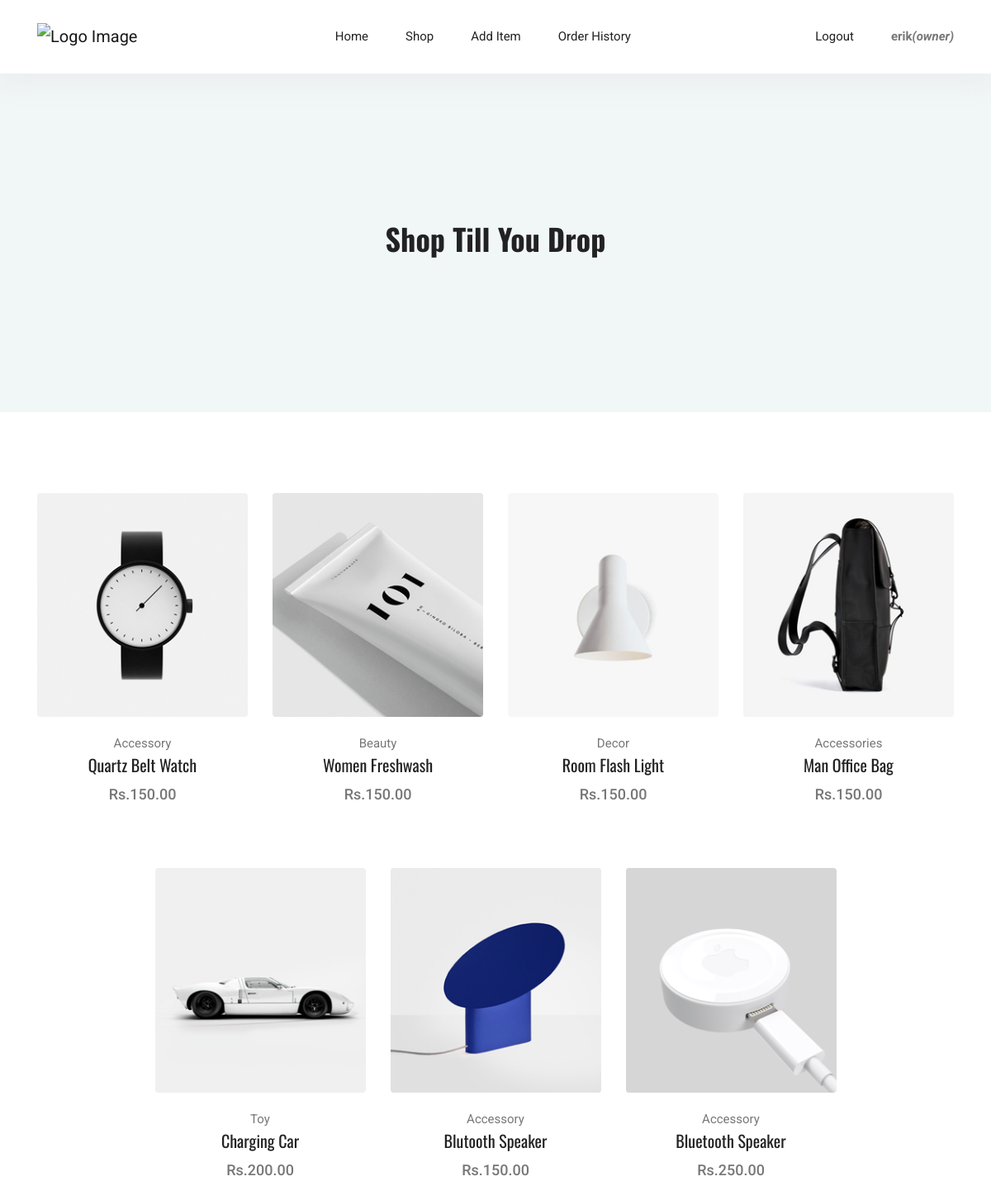
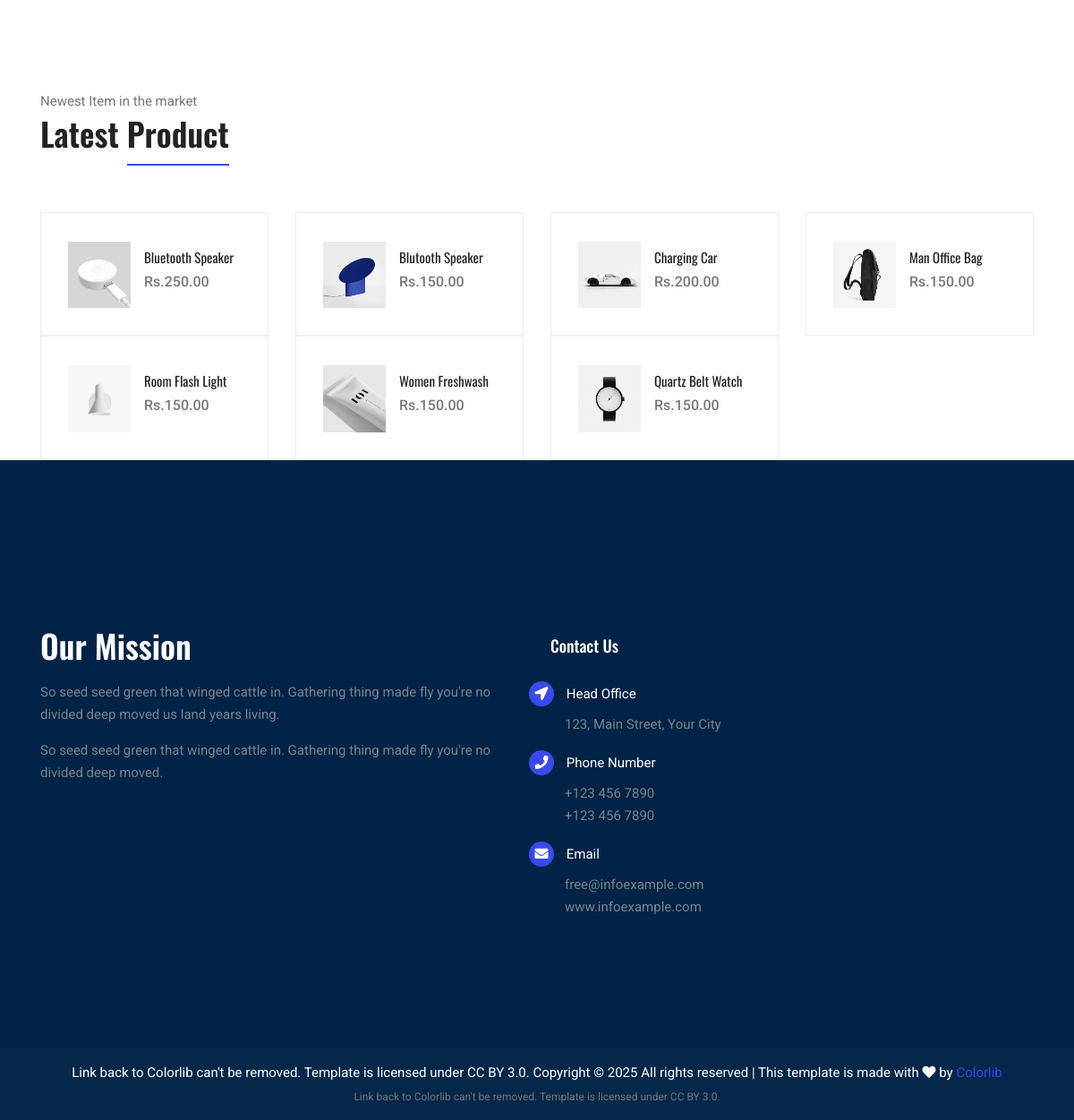
The page /shop/ (signed in) on the database its author committed (2 pictures, top to bottom).
### main/models.py (models this page shows, shortened)
class CustomUser(AbstractUser):
    USER_TYPE_CHOICES = (
        ("admin", "Admin"),
        ("owner", "Shop Owner"),
        ("enduser", "End User"),
    )
    user_type = models.CharField(
        max_length=10, choices=USER_TYPE_CHOICES, default="enduser"
    )

class Product(models.Model):
    AVAILABILITY_CHOICES = [
        ("in_stock", "In Stock"),
        ("out_of_stock", "Out of Stock"),
    ]
    name = models.CharField(max_length=50)
    price = models.DecimalField(max_digits=5, decimal_places=2)
    category = models.CharField(max_length=15)
    availability = models.CharField(
        max_length=12, choices=AVAILABILITY_CHOICES, default="in_stock"
    )
    description = models.TextField(null=True)
    image = models.ImageField(upload_to="product_images/", blank=True, null=True)
    added_by = models.ForeignKey(
        settings.AUTH_USER_MODEL,
        on_delete=models.SET_NULL,
        null=True,
        related_name="products_added",
    )

### main/views.py (the view)
# urls.py: path("shop/", views.shop_view, name="shop"),
@login_required(login_url="login")
def shop_view(request):
    products = Product.objects.all()
    latest_products = Product.objects.all().order_by("-id")[:12]
    context = {
        "products": products,
        "latest_products": latest_products,
    }
    return render(request, "main/shop.html", context)

### main/templates/main/shop.html
{% extends "main/base.html" %} {% block content %}
<section class="blog-banner-area" id="category">
  <div class="container h-100">
    <div class="blog-banner">
      <div class="text-center">
        <h1>Shop Till You Drop</h1>
      </div>
    </div>
  </div>
</section>
<section class="section-margin--small mb-5">
  <div class="container">{% include 'main/product_card.html' %}</div>
</section>
<section class="related-product-area">
  <div class="container">
    <div class="section-intro pb-60px">
      <p>Newest Item in the market</p>
      <h2>Latest <span class="section-intro__style">Product</span></h2>
    </div>
    <div class="row mt-30">
      {% for latest_product in latest_products %}
      <div class="col-sm-6 col-xl-3 mb-4 mb-xl-0">
        <div class="single-search-product-wrapper">
          <div class="single-search-product d-flex">
            <a href="#"><img src="{{ latest_product.image.url }}" alt="{{ latest_product.name }}" /></a>
            <div class="desc ms-3">
              <a href="#" class="title">{{ latest_product.name }}</a>
              <div class="price">Rs.{{ latest_product.price }}</div>
            </div>
          </div>
        </div>
      </div>
      {% endfor %}
    </div>
  </div>
</section>
{% endblock content %}

### main/templates/main/base.html (shortened to what this page needs)
{% load static %}
<!DOCTYPE html>
<html lang="en">
  <head>
    <link rel="stylesheet" href="{% static 'main/vendors/bootstrap/bootstrap.min.css' %}" />
    <link rel="stylesheet" href="{% static 'main/vendors/fontawesome/css/all.min.css' %}" />
    <link rel="stylesheet" href="{% static 'main/vendors/themify-icons/themify-icons.css' %}" />
    <link rel="stylesheet" href="{% static 'main/vendors/nice-select/nice-select.css' %}" />
    <link rel="stylesheet" href="{% static 'main/vendors/owl-carousel/owl.theme.default.min.css' %}" />
    <link rel="stylesheet" href="{% static 'main/vendors/owl-carousel/owl.carousel.min.css' %}" />
    <link rel="stylesheet" href="{% static 'main/styles/style.css' %}" />
  </head>
  <body>
    {% include 'main/navbar.html' %}
    {% block content %}{% endblock content %} {% include 'main/footer.html' %}
  </body>
</html>

### main/templates/main/navbar.html (shortened to what this page needs)
{% load static %}
<header class="header_area">
  <div class="main_menu">
    <nav class="navbar navbar-expand-lg navbar-light">
      <div class="container">
        <a class="navbar-brand logo_h" href="{% url 'home' %}">
          <img src="{% static 'main/images/logo.png' %}" alt="Logo Image" />
        </a>
        <div class="collapse navbar-collapse offset" id="navbarSupportedContent">
          <ul class="nav navbar-nav menu_nav ml-auto mr-auto">
            <li class="nav-item">
              <a class="nav-link" href="{% url 'home' %}">Home</a>
            </li>
            <li class="nav-item">
              <a class="nav-link" href="{% url 'shop' %}">Shop</a>
            </li>
            {% if user.user_type == "owner" or user.user_type == "admin" %}
            <li class="nav-item">
              <a class="nav-link" href="{% url 'add_product' %}">Add Item</a>
            </li>
            {% endif %}
            <li class="nav-item">
              <a class="nav-link" href="{% url 'order_history' %}">Order History</a>
            </li>
          </ul>
          <ul class="nav navbar-nav d-flex align-items-center">
            <li class="nav-item">
              {% if user.is_authenticated %}
              <a href="{% url 'logout' %}" class="nav-link button-header">Logout</a>
              {% else %}
              <a href="{% url 'login' %}" class="nav-link button-header">Login</a>
              {% endif %}
            </li>
            <li>
              <strong>{{user.username}}<i>({{user.user_type}})</i></strong>
            </li>
          </ul>
        </div>
      </div>
    </nav>
  </div>
</header>

### main/templates/main/product_card.html (shortened to what this page needs)
<div class="row justify-content-center">
  {% for product in products %}
  <div class="col-md-6 col-lg-4 col-xl-3 mb-4 d-flex align-items-stretch">
    <div class="card text-center card-product w-100">
      <div class="card-product__img">
        <img class="card-img" src="{{ product.image.url }}" alt="{{ product.name }}" />
      </div>
      <div class="card-body">
        <p>{{ product.category }}</p>
        <h4 class="card-product__title"><a href="{% url 'product_detail' product.id %}">{{ product.name }}</a></h4>
        <p class="card-product__price">Rs.{{ product.price }}</p>
      </div>
    </div>
  </div>
  {% endfor %}
</div>

### main/templates/main/footer.html (shortened to what this page needs)
<footer class="footer">
  <div class="footer-area">
    <div class="container">
      <div class="row section_gap">
        <div class="col-md-6 mb-4">
          <div class="single-footer-widget tp_widgets">
            <h4 class="footer_title large_title">Our Mission</h4>
            <p>
              So seed seed green that winged cattle in. Gathering thing made fly you're no divided deep moved us land
              years living.
            </p>
            <p>So seed seed green that winged cattle in. Gathering thing made fly you're no divided deep moved.</p>
          </div>
        </div>
        <div class="col-md-6 mb-4">
          <div class="single-footer-widget tp_widgets">
            <h4 class="footer_title">Contact Us</h4>
            <div class="ml-3">
              <p class="sm-head mb-2"><span class="fa fa-location-arrow"></span> Head Office</p>
              <p class="mb-3">123, Main Street, Your City</p>
              <p class="sm-head mb-2"><span class="fa fa-phone"></span> Phone Number</p>
              <p class="mb-3">
                +123 456 7890 <br />
                +123 456 7890
              </p>
              <p class="sm-head mb-2"><span class="fa fa-envelope"></span> Email</p>
              <p>
                free@infoexample.com <br />
                www.infoexample.com
              </p>
            </div>
          </div>
        </div>
      </div>
    </div>
  </div>
  <div class="footer-bottom py-3">
    <div class="container">
      <div class="row justify-content-center text-center">
        <div class="col-lg-12">
          <p class="footer-text mb-0">
            Link back to Colorlib can't be removed. Template is licensed under CC BY 3.0. Copyright &copy;
            All rights reserved | This template is made with
            <i class="fa fa-heart" aria-hidden="true"></i> by
            <a href="https://colorlib.com" target="_blank">Colorlib</a>
          </p>
          <small class="d-block mt-1">
            Link back to Colorlib can't be removed. Template is licensed under CC BY 3.0.
          </small>
        </div>
      </div>
    </div>
  </div>
</footer>

### rows shown on the page
CustomUser: username "erik", user_type "owner"
Product: image (picture), category "Accessory", name "Quartz Belt Watch", price "150.00"
Product: image (picture), category "Beauty", name "Women Freshwash", price "150.00"
Product: image (picture), category "Decor", name "Room Flash Light", price "150.00"
Product: image (picture), category "Accessories", name "Man Office Bag", price "150.00"
Product: image (picture), category "Toy", name "Charging Car", price "200.00"
Product: image (picture), category "Accessory", name "Blutooth Speaker", price "150.00"
Product: image (picture), category "Accessory", name "Bluetooth Speaker", price "250.00"
